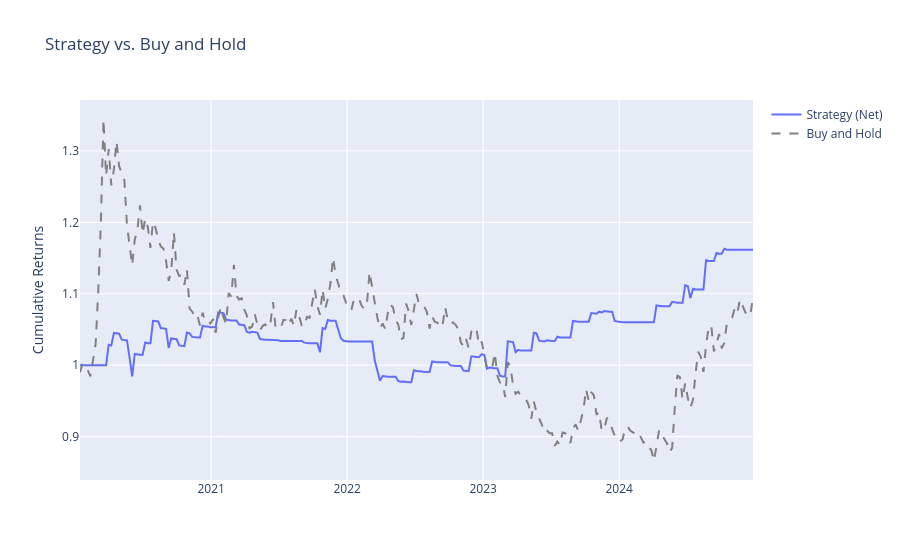
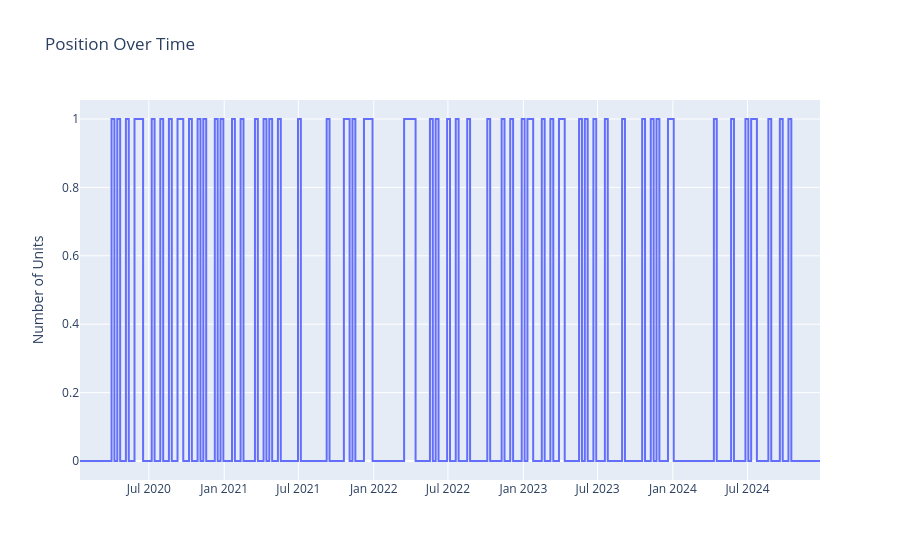
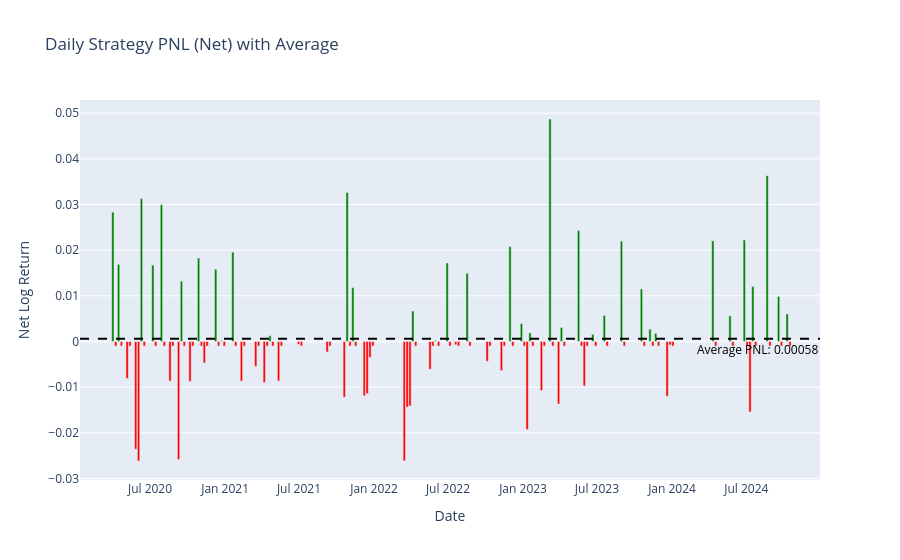
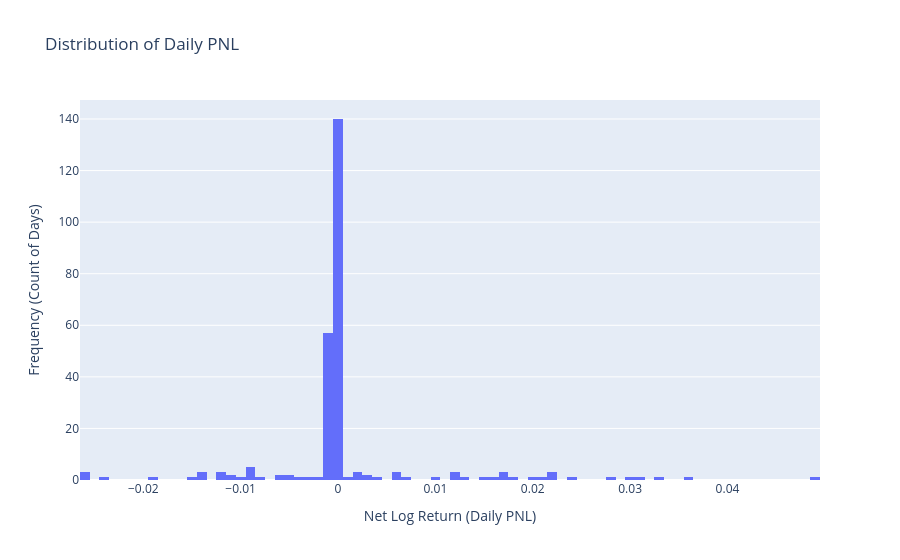

Source (notebook cell) for these figures, in order:
### Code cell
df.index = pd.to_datetime(df.index)
filtered_df = df.copy()
# filtered_df = filtered_df.loc['2021-01-01':]
print("Running backtest...")
results = flexible_backtest(
    data=filtered_df,
    target_col_name="enter",
    price_col_name="Close",
    input_type="price",
    row_shift=1,  # Your 2-day manual lag
    p_spread=0.001,
    strategy_type='state'
)  # 0.01% cost
show_backtest_report(results)

### Figure 1 — Plotly figure (JSON) as saved in the notebook; plotly's stock layout.template omitted (floating-point values rounded to 4 significant figures; data arrays with more than 128 entries replaced by an {"elided": "..."} marker saying what was removed)
{"data": [{"mode": "lines", "name": "Strategy (Net)", "type": "scatter", "x": {"elided": "259 str values"}, "y": {"elided": "259 float values"}}, {"line": {"color": "grey", "dash": "dash"}, "mode": "lines", "name": "Buy and Hold", "type": "scatter", "x": {"elided": "259 str values"}, "y": {"elided": "259 float values"}}], "layout": {"hovermode": "x unified", "title": {"text": "Strategy vs. Buy and Hold"}, "yaxis": {"title": {"text": "Cumulative Returns"}}}}

### Figure 2 — Plotly figure (JSON) as saved in the notebook; plotly's stock layout.template omitted (floating-point values rounded to 4 significant figures; data arrays with more than 128 entries replaced by an {"elided": "..."} marker saying what was removed)
{"data": [{"line": {"shape": "hv"}, "mode": "lines", "name": "Position Size", "type": "scatter", "x": {"elided": "259 str values"}, "y": {"elided": "259 float values"}}], "layout": {"hovermode": "x unified", "title": {"text": "Position Over Time"}, "yaxis": {"title": {"text": "Number of Units"}}}}

### Figure 3 — Plotly figure (JSON) as saved in the notebook; plotly's stock layout.template omitted (floating-point values rounded to 4 significant figures; data arrays with more than 128 entries replaced by an {"elided": "..."} marker saying what was removed)
{"data": [{"marker": {"color": {"elided": "259 str values"}}, "name": "Daily PNL", "type": "bar", "x": {"elided": "259 str values"}, "y": {"elided": "259 float values"}}], "layout": {"annotations": [{"font": {"color": "black"}, "showarrow": false, "text": "Average PNL: 0.00058", "x": 1, "xanchor": "right", "xref": "x domain", "y": 0.0005791, "yanchor": "top", "yref": "y"}], "shapes": [{"line": {"color": "black", "dash": "dash"}, "type": "line", "x0": 0, "x1": 1, "xref": "x domain", "y0": 0.0005791, "y1": 0.0005791, "yref": "y"}], "title": {"text": "Daily Strategy PNL (Net) with Average"}, "xaxis": {"title": {"text": "Date"}}, "yaxis": {"title": {"text": "Net Log Return"}}}}

### Figure 4 — Plotly figure (JSON) as saved in the notebook; plotly's stock layout.template omitted (floating-point values rounded to 4 significant figures; data arrays with more than 128 entries replaced by an {"elided": "..."} marker saying what was removed)
{"data": [{"bingroup": "x", "hovertemplate": "strategy_returns_net=%{x}<br>count=%{y}<extra></extra>", "legendgroup": "", "marker": {"color": "#636efa", "pattern": {"shape": ""}}, "name": "", "nbinsx": 100, "orientation": "v", "showlegend": false, "type": "histogram", "x": {"elided": "259 float values"}, "xaxis": "x", "yaxis": "y"}], "layout": {"barmode": "relative", "legend": {"tracegroupgap": 0}, "title": {"text": "Distribution of Daily PNL"}, "xaxis": {"anchor": "y", "domain": [0, 1], "title": {"text": "Net Log Return (Daily PNL)"}}, "yaxis": {"anchor": "x", "domain": [0, 1], "title": {"text": "Frequency (Count of Days)"}}}}
